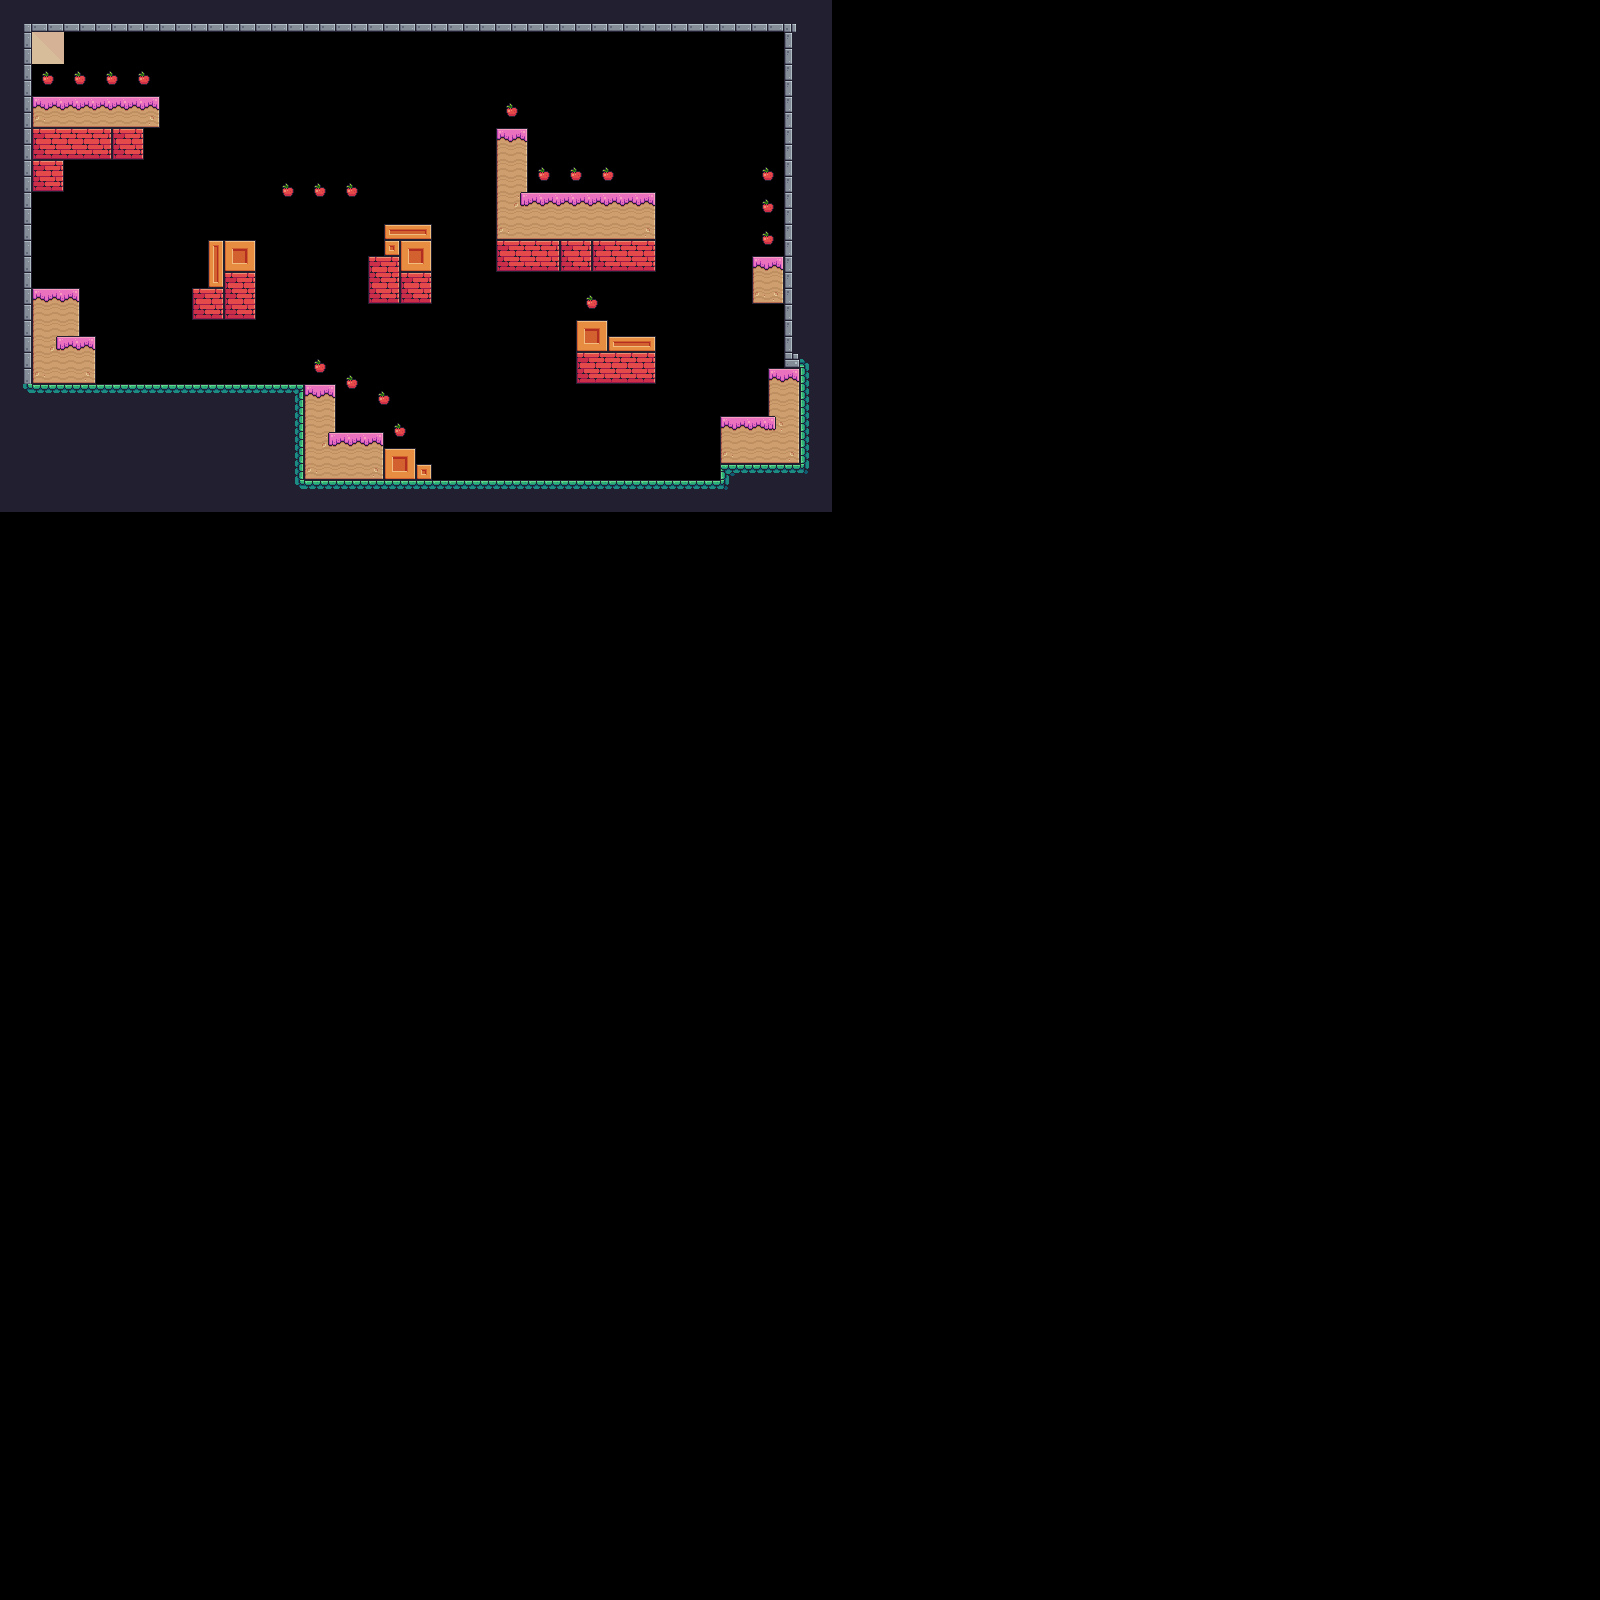

This is a level from a 2D game, rendered from its Tiled map with the project's own tilesets. A one-line summary and the map file follow, with tile-layer data summarised:
An orthogonal 100x100 tile map with 16x16 px tiles, 1 tile layer (Tile Layer 1), 2 tilesets, 1 image layer and 1 object (spawn).

<map version="1.4" tiledversion="1.4.3" orientation="orthogonal" renderorder="right-down" width="100" height="100" tilewidth="16" tileheight="16" infinite="0" nextlayerid="7" nextobjectid="16">
 <tileset firstgid="1" name="Terrain (16x16)" tilewidth="16" tileheight="16" tilecount="242" columns="22">
  <image source="assets/Terrain/Terrain (16x16).png" width="352" height="176" />
 </tileset>
 <tileset firstgid="243" name="Apple" tilewidth="32" tileheight="32" tilecount="17" columns="17">
  <image source="assets/Items/Fruits/Apple.png" width="544" height="32" />
  <tile id="0">
   <animation>
    <frame tileid="0" duration="50" />
    <frame tileid="1" duration="50" />
    <frame tileid="2" duration="50" />
    <frame tileid="3" duration="50" />
    <frame tileid="4" duration="50" />
    <frame tileid="5" duration="50" />
    <frame tileid="6" duration="50" />
    <frame tileid="7" duration="50" />
    <frame tileid="8" duration="50" />
    <frame tileid="9" duration="50" />
    <frame tileid="10" duration="50" />
    <frame tileid="11" duration="50" />
    <frame tileid="12" duration="50" />
    <frame tileid="13" duration="50" />
    <frame tileid="14" duration="50" />
    <frame tileid="15" duration="50" />
    <frame tileid="16" duration="50" />
   </animation>
  </tile>
 </tileset>
 <imagelayer id="3" name="Image Layer 1">
  <image source="assets/Background/Brown.png" width="64" height="64" />
 </imagelayer>
 <layer id="1" name="Tile Layer 1" width="100" height="100">
  <data>[10000 cells, 685 non-empty, 46 distinct tile ids]</data>
 </layer>
 <objectgroup id="4" name="Object Layer 1" tintcolor="#000000">
  <object id="1" name="spawn" x="142.333" y="358.333">
   <point />
  </object>
 </objectgroup>
</map>
